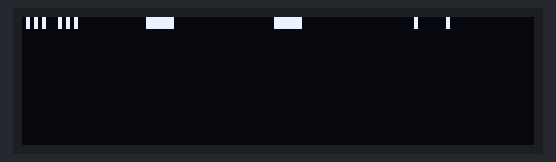
Simulated run of this program. Board: Raspberry Pi (BCM pin numbers) with a GrovePi. On the bench: 128×32 one-colour display. Library files of the repository ran but are not shown: grove_oled.py. At 3.0 s the program stops and its outputs stay as they are.

Above: at 1.7 s.
At 2.34 s:
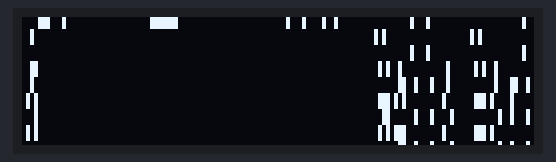
At 2.9 s:
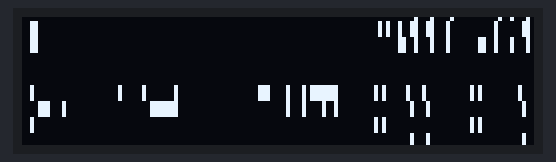

Measured:
- what the display in image 0 shows lasts 0.5 s, from 1.7 s to 2.2 s

The program:

grove_i2c_oled_96x96_hello_world.py
```python
#!/usr/bin/env python
#
# GrovePi Example for using the Grove OLED Display 96*96 (http://www.seeedstudio.com/wiki/Grove_-_OLED_Display_1.12%22)
#
# The GrovePi connects the Raspberry Pi and Grove sensors.  You can learn more about GrovePi here:  http://www.dexterindustries.com/GrovePi
#
# Have a question about this example?  Ask on the forums here:  http://forum.dexterindustries.com/c/grovepi
#
'''
## License

The MIT License (MIT)

GrovePi for the Raspberry Pi: an open source platform for connecting Grove Sensors to the Raspberry Pi.
Copyright (C) 2017  Dexter Industries

Permission is hereby granted, free of charge, to any person obtaining a copy
of this software and associated documentation files (the "Software"), to deal
in the Software without restriction, including without limitation the rights
to use, copy, modify, merge, publish, distribute, sublicense, and/or sell
copies of the Software, and to permit persons to whom the Software is
furnished to do so, subject to the following conditions:

The above copyright notice and this permission notice shall be included in
all copies or substantial portions of the Software.

THE SOFTWARE IS PROVIDED "AS IS", WITHOUT WARRANTY OF ANY KIND, EXPRESS OR
IMPLIED, INCLUDING BUT NOT LIMITED TO THE WARRANTIES OF MERCHANTABILITY,
FITNESS FOR A PARTICULAR PURPOSE AND NONINFRINGEMENT. IN NO EVENT SHALL THE
AUTHORS OR COPYRIGHT HOLDERS BE LIABLE FOR ANY CLAIM, DAMAGES OR OTHER
LIABILITY, WHETHER IN AN ACTION OF CONTRACT, TORT OR OTHERWISE, ARISING FROM,
OUT OF OR IN CONNECTION WITH THE SOFTWARE OR THE USE OR OTHER DEALINGS IN
THE SOFTWARE.
'''

# Connect the OLED to any I2C port eg. I2C-1
# Can be found at I2C address 0x3c

import grove_oled
import time

grove_oled.oled_init()
grove_oled.oled_clearDisplay()
grove_oled.oled_setNormalDisplay()
grove_oled.oled_setVerticalMode()
time.sleep(.1)

for i in range(0,12):
    grove_oled.oled_setTextXY(i,0)
    grove_oled.oled_putString("Hello World")
```
